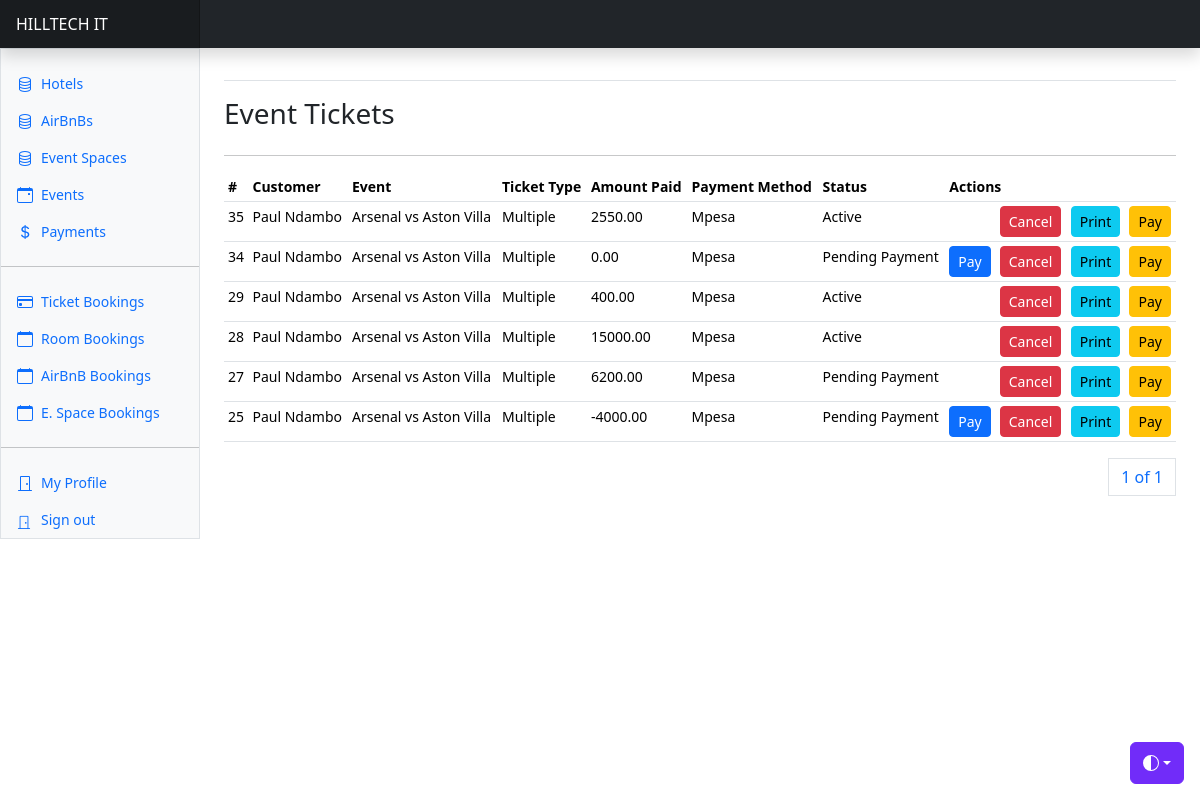
The app's page /events/tickets/ (signed in), older data.
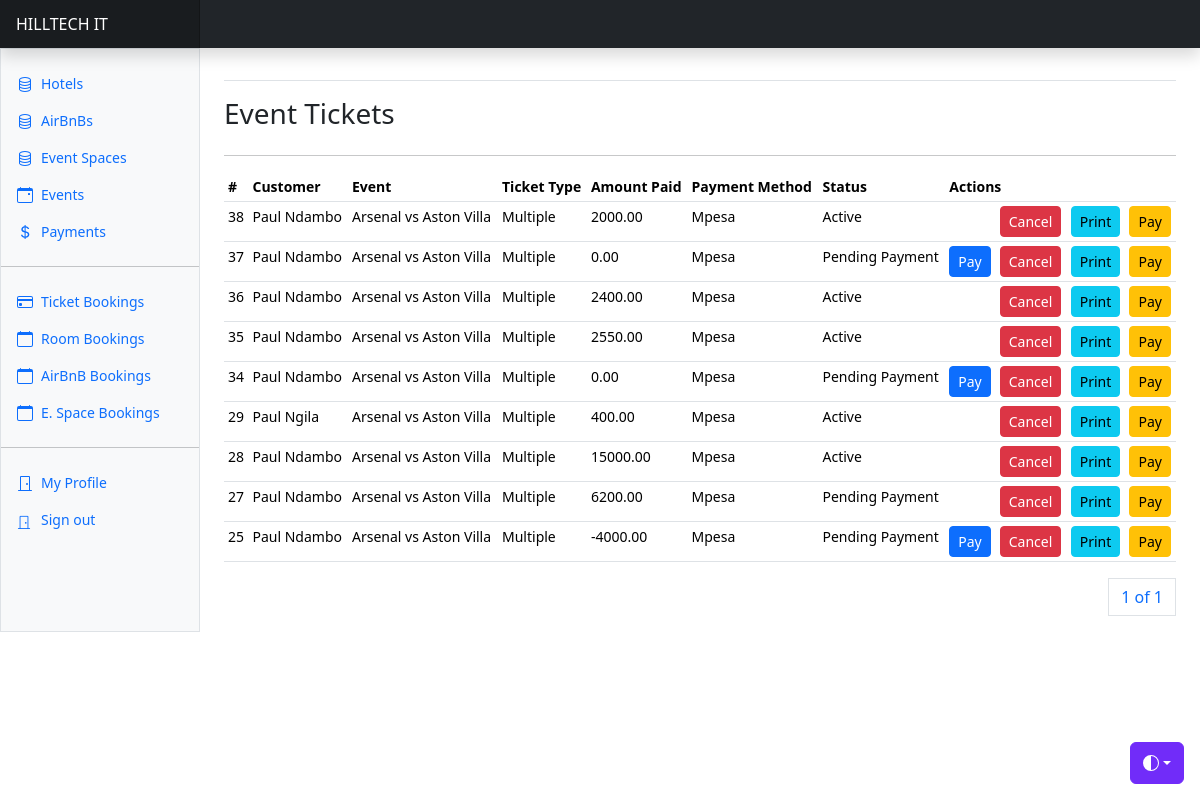
The same page, newer data.
### apps/events/models.py (models this page shows, shortened)
class EventTicket(AbstractBaseModel):
    ticket_number = models.CharField(max_length=255, null=True)
    user = models.ForeignKey("users.User", on_delete=models.CASCADE, related_name="usereventtickets")
    event = models.ForeignKey(
        Event, on_delete=models.CASCADE, related_name="eventtickets"
    )
    ticket_type = models.CharField(max_length=255, choices=EVENT_TICKET_TYPE_CHOICES)
    amount_expected = models.DecimalField(max_digits=20, decimal_places=2, null=True)
    amount_paid = models.DecimalField(max_digits=20, decimal_places=2, null=True)
    payment_method = models.CharField(
        max_length=255, choices=PAYMENT_METHOD_CHOICES, null=True
    )
    ticket_status = models.CharField(max_length=255, choices=TICKET_STATUS_CHOICES)
    payment_link = models.URLField(max_length=500, null=True)
    reference = models.CharField(max_length=255, null=True)
    transaction_id = models.CharField(max_length=255, null=True)
    payment_notif_send = models.BooleanField(default=False)
    notif_send = models.BooleanField(default=False)
    @property
    def is_fully_paid(self):
        return True if self.amount_paid == self.amount_expected else False

class Event(AbstractBaseModel):
    owner = models.ForeignKey(
        "users.User", on_delete=models.CASCADE, related_name="userevents"
    )
    title = models.CharField(max_length=500)
    event_date = models.DateField(null=True)
    event_time = models.TimeField(null=True)
    regular_ticket_price = models.DecimalField(max_digits=20, decimal_places=2, default=0)
    vip_ticket_price = models.DecimalField(max_digits=20, decimal_places=2, default=0)
    vvip_ticket_price = models.DecimalField(max_digits=20, decimal_places=2, default=0)
    children_ticket_price = models.DecimalField(max_digits=20, decimal_places=2, default=0)
    couples_ticket_price = models.DecimalField(max_digits=20, decimal_places=2, default=0)
    students_ticket_price = models.DecimalField(max_digits=20, decimal_places=2, default=0)
    group_ticket_price = models.DecimalField(max_digits=20, decimal_places=2, default=0)
    age_limit = models.FloatField(default=0)
    children_allowed = models.BooleanField(default=True)
    description = models.TextField()
    location = models.CharField(max_length=1000)
    event_banner = models.ImageField(upload_to="event_banners/", null=True)
    allowed_payment_methods = models.JSONField(default=list)
    total_tickets = models.IntegerField(default=1)
    def __str__(self):
        return self.title

### apps/users/models.py (models this page shows, shortened)
class User(AbstractUser, AbstractBaseModel):
    role = models.CharField(choices=ROLE_CHOICES, max_length=32, null=True)
    phone_number = models.CharField(max_length=255, null=True)
    id_number = models.CharField(max_length=255, null=True)
    gender = models.CharField(max_length=255, null=True, choices=GENDER_CHOICES)
    date_of_birth = models.DateField(null=True)
    city = models.CharField(max_length=255, null=True)
    country = models.CharField(max_length=255, null=True)
    address = models.CharField(max_length=255, null=True)
    token = models.CharField(null=True, max_length=255)
    token_expiration_date = models.DateTimeField(null=True)
    activation_date = models.DateTimeField(null=True)
    position = models.CharField(
        max_length=255, choices=STAFF_POSITION_CHOICES, null=True
    )
    address = models.CharField(max_length=255, null=True)
    business_address = models.CharField(max_length=255, null=True)
    city = models.CharField(max_length=255, null=True)
    business_city = models.CharField(max_length=255, null=True)
    country = models.CharField(max_length=255, null=True)
    business_country = models.CharField(max_length=255, null=True)
    business_name = models.CharField(max_length=255, null=True)
    business_number = models.CharField(max_length=255, null=True)
    business_email = models.EmailField(null=True)
    business_phone = models.CharField(max_length=255, null=True)
    activated = models.BooleanField(default=True)
    def name(self):
        return f"{self.first_name} {self.last_name}"

### apps/events/views.py (the view)
# urls.py: path("tickets/", event_tickets, name="tickets"),
@login_required(login_url="/users/user-login/")
def event_tickets(request):
    tickets = EventTicket.objects.all().order_by("-created")
    user = request.user
    if not user.is_superuser:
        tickets = EventTicket.objects.filter(event__owner=user).order_by("-created")
    paginator = Paginator(tickets, 10)
    page_number = request.GET.get("page")
    page_obj = paginator.get_page(page_number)
    context = {"tickets": tickets, "page_obj": page_obj}
    return render(request, "events/tickets.html", context)

### templates/events/tickets.html (shortened to what this page needs)
{% extends "base.html" %}
{% block content %}
<div class="row">
    <h3>Event Tickets</h3>
</div>
<hr/>
      <div class="table-responsive small">
        <table class="table table-sm">
          <thead>
            <tr>
              <th scope="col">#</th>
              <th scope="col">Customer</th>
              <th scope="col">Event</th>
              <th scope="col">Ticket Type</th>
              <th scope="col">Amount Paid</th>
              <th scope="col">Payment Method</th>
              <th scope="col">Status</th>
              <th scope="col" colspan="4">Actions</th>
            </tr>
          </thead>
          <tbody>
            {% for event_ticket in page_obj %}
            <tr>
              <td>{{event_ticket.id}}</td>
              <td>{{event_ticket.user.name}}</td>
              <td>{{event_ticket.event}}</td>
              <td>{{event_ticket.ticket_type}}</td>
              <td>{{event_ticket.amount_paid}}</td>
              <td>{{event_ticket.payment_method}}</td>
              <td>{{event_ticket.ticket_status}}</td>
              {% if event_ticket.is_fully_paid == True %}
              <td></td>
              {% else %}
              <td><a class="btn btn-primary btn-sm" data-bs-toggle="modal" data-bs-target="#eventTicketPaymentModal{{event_ticket.id}}">
                Pay
              </a></td>
              {% endif %}
              <td><a class="btn btn-danger btn-sm" data-bs-toggle="modal" data-bs-target="#cancelEventTicketModal{{ event_ticket.id }}">
                Cancel
              </a></td>
              <td><a href="{% url 'print-ticket' event_ticket.id %}" class="btn btn-info btn-sm">Print</a></td>
              <td><a href="{{event_ticket.payment_link}}" class="btn btn-warning btn-sm">
                Pay
              </a></td>
            </tr>
            {% endfor %}
          </tbody>
        </table>
        <div>
          <nav aria-label="Page navigation example">
            <ul class="pagination justify-content-end">
              <a class="page-link" href="#">{{ page_obj.number }} of {{ page_obj.paginator.num_pages }}</a>
            </ul>
          </nav>
        </div>
      </div>
{% endblock content %}

Row changes from the older to the newer data that the page shows:
added EventTicket: id "38", user.name "Paul Ndambo", event "Arsenal vs Aston Villa", ticket_type "Multiple", amount_paid "2000.00", payment_method "Mpesa", ticket_status "Active", amount_expected 2000 (drawn)
added EventTicket: id "37", user.name "Paul Ndambo", event "Arsenal vs Aston Villa", ticket_type "Multiple", amount_paid "0.00", payment_method "Mpesa", ticket_status "Pending Payment"
added EventTicket: id "36", user.name "Paul Ndambo", event "Arsenal vs Aston Villa", ticket_type "Multiple", amount_paid "2400.00", payment_method "Mpesa", ticket_status "Active", amount_expected 2400 (drawn)
changed through a linked row, EventTicket id 29: user.name "Paul Ndambo" → "Paul Ngila"
